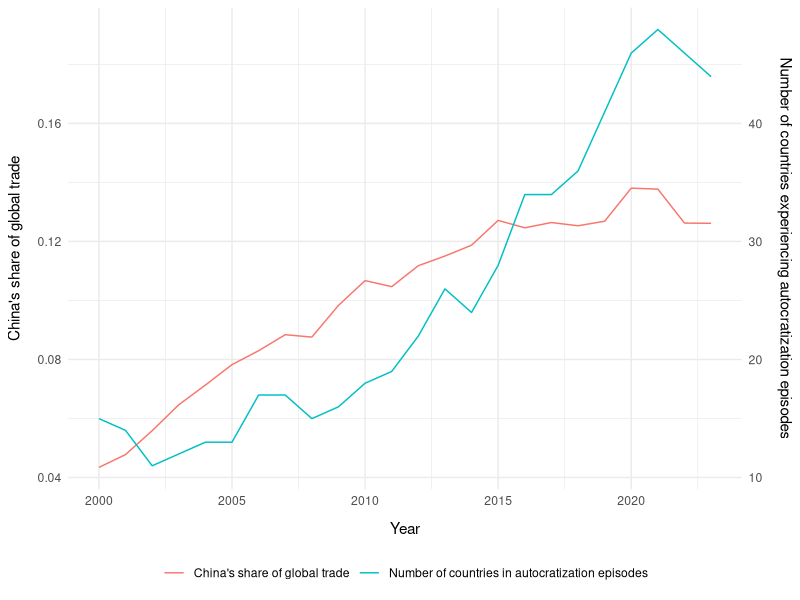

Source code (R):
# Load required packages
library(ggplot2)  # Package visualizations

# Read the dataset containing China's trade share and autocratization episodes
trade_democracy_data <- read.csv("analysis/input/trade_democracy_data.csv")

# Calculate a scaling factor to plot two variables with different units on the same graph
scale_factor <- mean(trade_democracy_data$trade_share, na.rm = TRUE) / 
                mean(trade_democracy_data$aut_ep, na.rm = TRUE)

# Create a time series plot with dual y-axes
figure_3 <- ggplot(trade_democracy_data, aes(x = year)) +
  geom_line(aes(y = trade_share, color = "China's share of global trade"), linewidth = 0.5) +
  geom_line(aes(y = aut_ep * scale_factor, color = "Number of countries in autocratization episodes"), 
            linewidth = 0.5) +
  scale_y_continuous(
    name = "China's share of global trade",
    sec.axis = sec_axis(~ . / scale_factor, name = "Number of countries experiencing autocratization episodes")
  ) +
  labs(x = "Year", color = NULL) +
  theme_minimal() +
  theme(
    axis.title.y.left = element_text(margin = margin(r = 10)),   
    axis.title.y.right = element_text(margin = margin(l = 10)),  
    axis.title.x = element_text(margin = margin(t = 10)),        
    legend.position = "bottom"                                   
  )

# Save the plot as a PDF file
ggsave("analysis/output/figure_3.pdf", plot = figure_3)